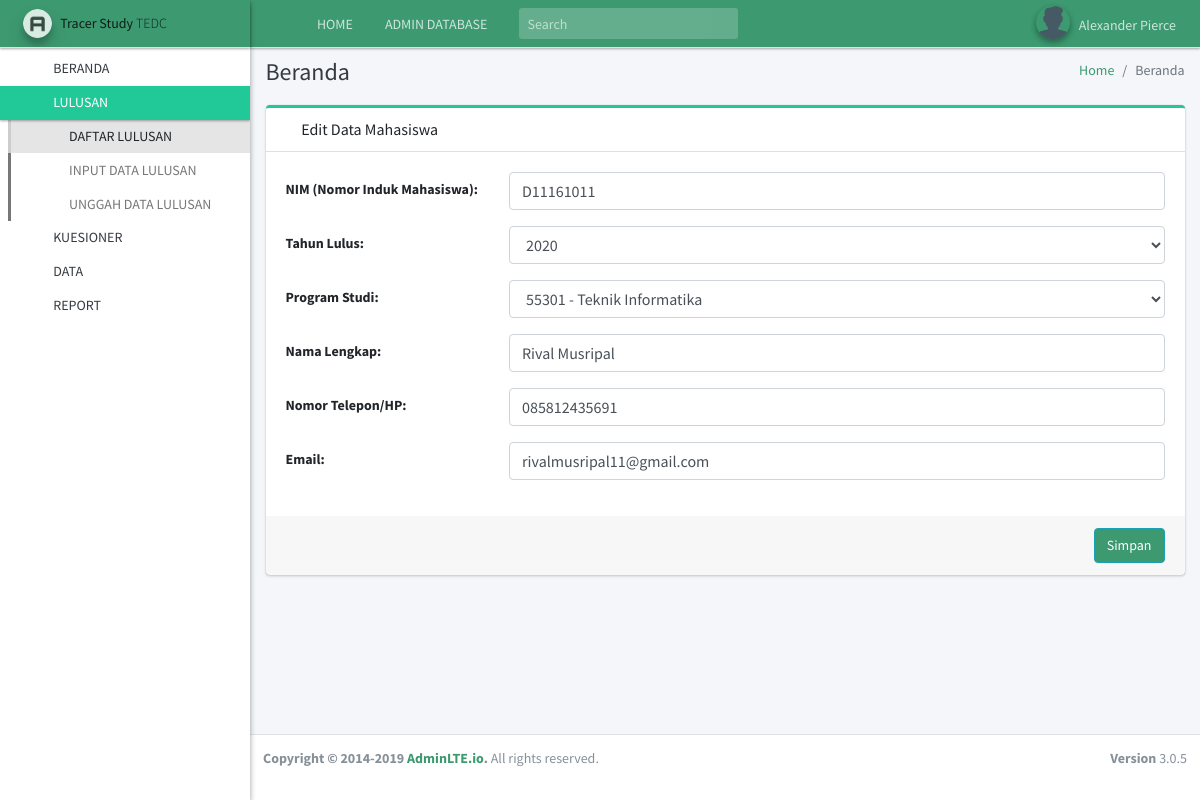
The page /lulusan/update/59/ (signed in) on the database its author committed.
### kuesioner/models.py (models this page shows, shortened)
class MasterFSatu(models.Model):
    nomor_mahasiswa     = models.CharField(
                            max_length=12,
                            unique=True)
    DEFAULT_POLTEK = 1
    master_poltek_id    = models.ForeignKey(
                        MasterPoltekTedc,
                        models.SET_NULL,
                        blank=True,
                        null=True,
                        default=DEFAULT_POLTEK,
    )
    master_prodi_id     = models.ForeignKey(
                        MasterProdi,
                        models.SET_NULL,
                        blank=True,
                        null=True,
    )
    LIST_OF_YEAR = []
    for y in range(2004, (datetime.now().year+1)):
        LIST_OF_YEAR.append((y, y))
    tahun_lulus         = models.PositiveSmallIntegerField(
                            choices=LIST_OF_YEAR,
    )
    nama                = models.CharField(max_length=100)
    nomor_telepon       = models.CharField(max_length=13)
    alamat_email        = models.EmailField()
    slug                = models.SlugField(blank=True, editable=False)
    created             = models.DateTimeField(auto_now_add=True)
    updated             = models.DateTimeField(auto_now=True)

### lulusan/views.py (the view)
# urls.py: path('update/<int:pk>/', login_required(LulusanUpdateView.as_view()), name='update'),
class LulusanUpdateView(UpdateView):
    model               = MasterFSatu
    form_class          = MasterFSatuForm
    template_name       = 'lulusan/lulusan_form.html'
    success_url         = reverse_lazy('lulusan:list')
    extra_context       = {
        'title': 'Edit Data Mahasiswa',
        'nav_item_lulusan': 'menu-open',
        'nav_status_lulusan': 'active',
        'nav_status_daftar_lulusan': 'active',
    }

### poltektedc/models.py (called while the page is built)
    def __str__(self):
        return "%s - %s" % (self.kode, self.nama)

### lulusan/templates/lulusan/lulusan_form.html (shortened to what this page needs)
{% extends 'base.html' %}
{% block content %}
        <div class="card card-teal card-outline text-sm">
            <div class="card-header">
                <h3 class="card-title">
                <i class="fas fa-user-edit nav-icon text-teal"></i>
                {{title}}
                </h3>
            </div>
            <form class="form-horizontal" method="POST">
            <div class="card-body">
                <div class="form-group row">
                    <label for="{{form.nomor_mahasiswa.id_for_label}}" class="col-sm-3 col-form-label">NIM (Nomor Induk Mahasiswa):</label>
                    <div class="col-sm-9">
                        {{form.nomor_mahasiswa}}
                    </div>
                </div>
                <div class="form-group row">
                    <label for="{{form.tahun_lulus.id_for_label}}" class="col-sm-3 col-form-label">Tahun Lulus: </label>
                    <div class="col-sm-9">
                        {{form.tahun_lulus}}
                    </div>
                </div>
                <div class="form-group row">
                    <label for="{{form.master_prodi_id.id_for_label}}" class="col-sm-3 col-form-label">Program Studi: </label>
                    <div class="col-sm-9">
                        {{form.master_prodi_id}}
                    </div>
                </div>
                <div class="form-group row">
                    <label for="{{form.nama.id_for_label}}" class="col-sm-3 col-form-label">Nama Lengkap: </label>
                    <div class="col-sm-9">
                        {{form.nama}}
                    </div>
                </div>
                <div class="form-group row">
                    <label for="{{form.nomor_telelpon.id_for_label}}" class="col-sm-3 col-form-label">Nomor Telepon/HP: </label>
                    <div class="col-sm-9">
                        {{form.nomor_telepon}}
                    </div>
                </div>
                <div class="form-group row">
                    <label for="{{form.alamat_email.id_for_label}}" class="col-sm-3 col-form-label">Email: </label>
                    <div class="col-sm-9">
                        {{form.alamat_email}}
                    </div>
                </div>
            </div>
            <div class="card-footer">
                <button type="submit" class="btn btn-info bg-olive float-right">Simpan</button>
            </div>
            </form>
        </div>
{% endblock %}

### rows shown on the page
MasterFSatu: nomor_mahasiswa "D11161011", tahun_lulus "2020", master_prodi_id "55301 - Teknik Informatika", nama "Rival Musripal", nomor_telepon "085812435691", alamat_email "rivalmusripal11@gmail.com"

### other values the page prints
{{ title }} "Edit Data Mahasiswa"
